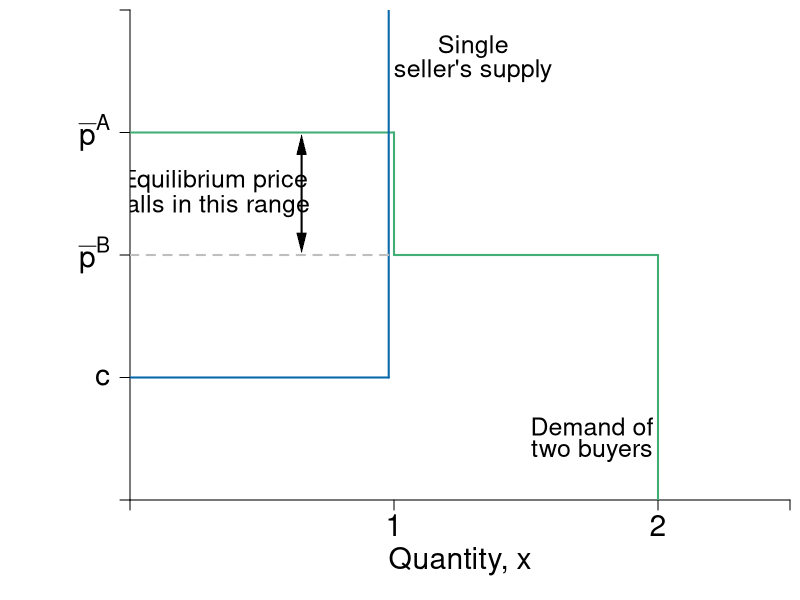

The R source for this figure:
require(shape)
pdf(file = "competitionmarkets/makost_market2.pdf", width = 9, height = 7)

#Set parameters for graphics
pointsize <- 1.8
axislabelsize <- 1.8
labelsize <- 1.5
namesize <- 1.8
annotatesize <- 1.5
graphlinewidth <- 2
segmentlinewidth <- 1.5


COL <- c("#7fc97f", "#beaed4", "#fdc086", "#ffff99", "#386cb0", "#f0027f", "#bf5b17", "#666666")
COLA <- c("#e0f3db", "#99d8c9","#66c2a4","#41ae76", "#238b45", "#005824")
COLB <- c("#c6dbef", "#4eb3d3", "#2b8cbe", "#0868ac","#084081")
COLC <- c("#fcfbfd", "#efedf5", "#dadaeb", "#bcbddc", "#9e9ac8", "#807dba", "#6a51a3", "#54278f", "#3f007d")

par(mar =  c(5, 6.5, 0.5, 0.5))

Demand <- function(x, rmax = 20, xmax = 12, n = 10) {
  rmax - (rmax/(n*xmax))*x
}

mrsA <- function(x, rmax = 20, xmax = 10) {
  rmax - (rmax/xmax)*x
}

uA <- function(x, y, rmax = 20, xmax = 10) {
  y + rmax*x - (1/2)(rmax/xmax)*x^2
}


Supply <- function(x, c1 = 0, c2 = 0.05){
  c1 + 2*c2*x
}

xlims <- c(0, 2.5)
ylims <- c(0, 4)

npts <- 501 

plot(0, 0, xlim = xlims, ylim = ylims, type = "n",
     xlab = expression(paste("")),
     ylab = expression(paste("")), 
     xaxt = "n", 
     yaxt = "n", 
     cex.lab = axislabelsize, 
     bty = "n",
     xaxs="i", 
     yaxs="i")

# ticksy <- seq(from = 0, to = ylims[2], by = 2)
# ylabels <- seq(from = 0, to = ylims[2], by = 2)
# ticksx <- seq(from = 0, to = xlims[2], by = 2)
# xlabels <- seq(from = 0, to = xlims[2], by = 2)
ticksy <- c(0, 1, 2, 3, ylims[2])
ylabels <- c(NA, expression(paste(c)), expression(paste(bar(p)^B)), expression(paste(bar(p)^A)), NA)
ticksx <- c(0, 1, 2, xlims[2])
xlabels <- c(NA, 1, 2, NA)

axis(1, at = ticksx, pos = 0, labels = xlabels, cex.axis = axislabelsize)
axis(2, at = ticksy, pos = 0, labels = ylabels, las = 1, cex.axis = axislabelsize)


#Line for Demand
segments(0, 3, 1, 3, lty = 1, col = COLA[4] , lwd = graphlinewidth)
segments(1, 2, 2, 2, lty = 1, col = COLA[4] , lwd = graphlinewidth)
segments(1, 2, 1, 3, lty = 1, col = COLA[4] , lwd = graphlinewidth)
segments(2, 2, 2, 0, lty = 1, col = COLA[4] , lwd = graphlinewidth)

#Line for Supply
segments(0, 1, 0.98, 1, lty = 1, col = COLB[4] , lwd = graphlinewidth)
segments(0.98, 1, 0.98, 4, lty = 1, col = COLB[4] , lwd = graphlinewidth)

#For market price
segments(0, 2, 1, 2, lty = 2, "gray" , lwd = graphlinewidth)

#Label axes
mtext(expression(paste("Quantity, ", x)), side=1, line = 3, cex = axislabelsize)
#text(-0.2, 0.5*ylims[2], expression(paste("Price per unit of x, ", p[X])), xpd = TRUE, cex = axislabelsize, srt = 90) 
# 
# points(50, 10, pch = 16, col = "black", cex = 1.5)
# text(52, 10.5, expression(M))
text(1.75, 0.6, expression("Demand of"), cex = labelsize)
text(1.75, 0.4, expression("two buyers"), cex = labelsize)
text(1.3, 3.7, expression("Single"), cex = labelsize)
text(1.3, 3.5, expression("seller's supply"), cex = labelsize)

text(0.32, 2.6, expression("Equilibrium price"), cex = labelsize)
text(0.32, 2.4, expression("falls in this range"), cex = labelsize)
Arrows(0.65, 2.1, 0.65, 2.9, col = "black", code =3, lty = 1, lwd = 2, arr.type = "triangle", arr.lwd = 0.5)


dev.off()
